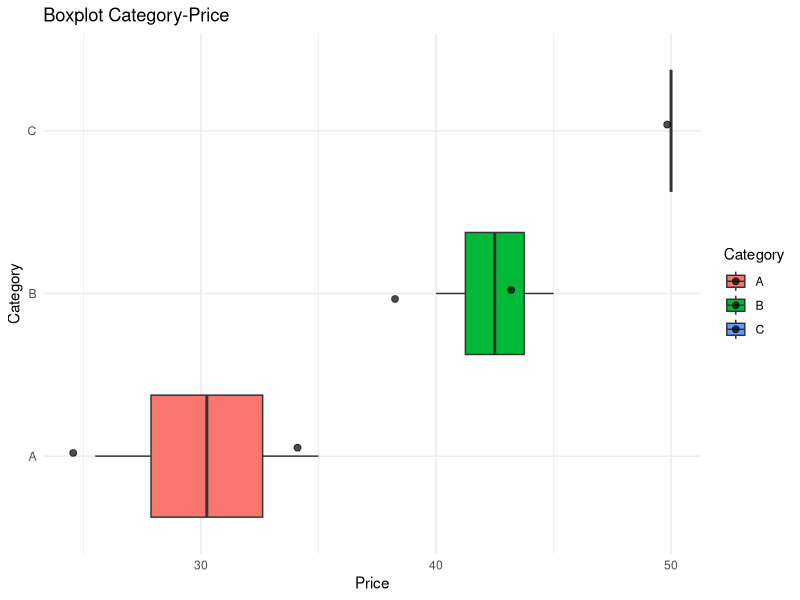

Recreate this plot in R.
# Exercise 5 – Boxplots
# Using the products data frame (Ex. 16, Mixed Folder):
# Tasks:
# 1. Create a boxplot of price by category.
# 2. Add a title and axis labels.
# 3. Change the fill color by category.
# 4. Overlay the individual data points using geom_jitter().
# 5. Apply a clean theme (e.g., theme_minimal()).

library(tidyverse)

#Dataset
products <- data.frame(product_id = c(101, 102, 103, 104, 105),
                       category = c("A", "B", "A", "C", "B"),
                       price = c(25.5, 40.0, 35.0, 50.0, 45.0),
                       quantity = c(10, 5, 12, 7, 9))

products %>%
  ggplot(aes(category, price,
             fill = category)) +
  geom_boxplot()+
  geom_jitter(width = 0.1, 
              size = 2, 
              alpha = 0.7)+
  coord_flip()+
  theme_minimal()+
  labs(x="Category", 
       y="Price", 
       title = "Boxplot Category-Price", 
       fill = "Category")
